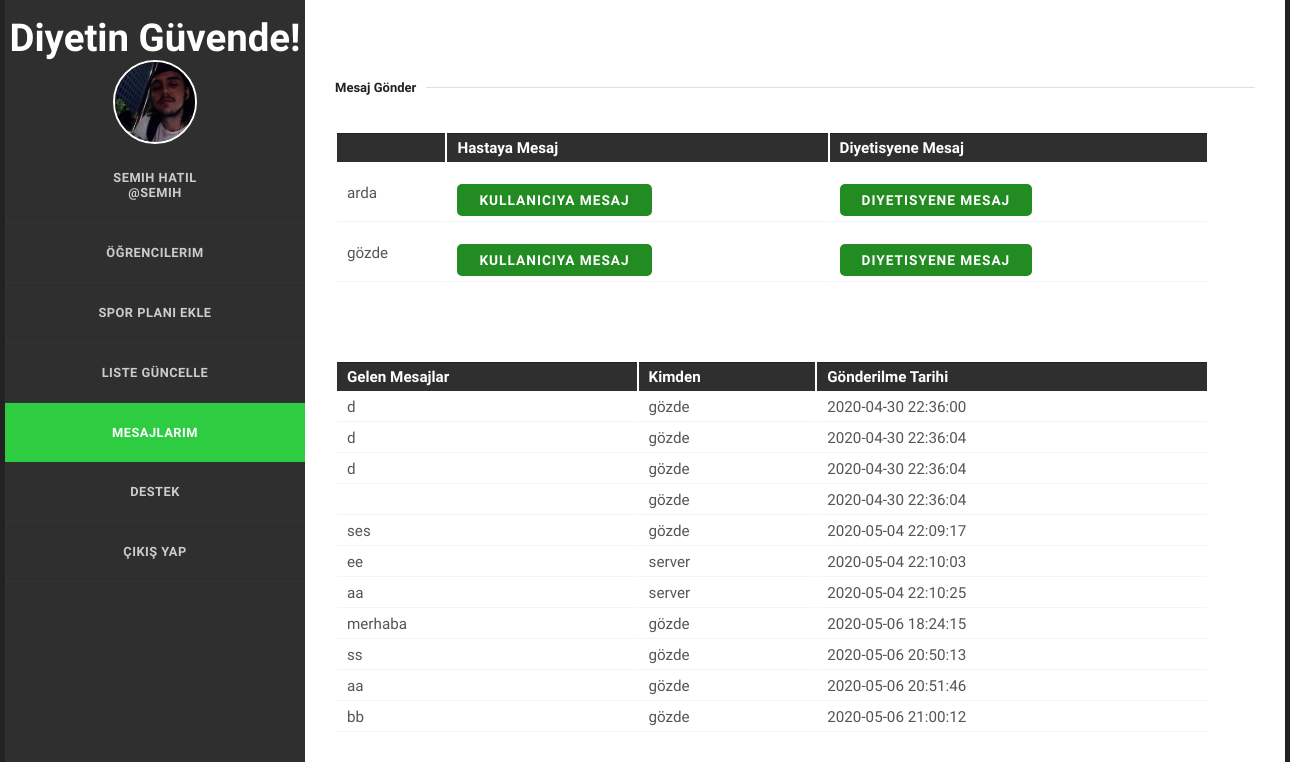
/Koc/koc-mesajlari.php (signed in), run on the app's committed database.
### tables this page shows
CREATE TABLE `kullanici` (
  `Id` int(11) NOT NULL,
  `CinsiyetId` int(11) NOT NULL,
  `Ad` varchar(30) NOT NULL,
  `Soyad` varchar(30) NOT NULL,
  `DogumTarih` date NOT NULL,
  `KullaniciAdi` varchar(15) NOT NULL,
  `Email` varchar(50) NOT NULL,
  `TelefonNo` varchar(15) NOT NULL,
  `Sifre` varchar(150) NOT NULL,
  `KullaniciTurId` int(11) NOT NULL,
  `pfoto` varchar(100) DEFAULT NULL
);

CREATE TABLE `hastabilgi` (
  `Id` int(11) NOT NULL,
  `KullaniciId` int(11) NOT NULL,
  `Boy` int(11) NOT NULL,
  `Kilo` float NOT NULL,
  `YagOrani` float NOT NULL,
  `DiyetisyenId` int(11) DEFAULT NULL,
  `DiyetTabloId` int(11) DEFAULT NULL,
  `SporTabloId` int(11) DEFAULT NULL,
  `KocId` int(11) DEFAULT NULL
);

CREATE TABLE `kullanicimesaj` (
  `Id` int(11) NOT NULL,
  `GonderenId` int(11) NOT NULL,
  `AlanId` int(11) NOT NULL,
  `Mesaj` varchar(400) NOT NULL,
  `GonderilmeTarihi` datetime NOT NULL
);

### Koc/koc-mesajlari.php (the view, shortened to what this page needs)
<!doctype html>
<html>
<head>
<link rel="stylesheet" href="/css/styles.css" type="text/css" />
</head>
<body>
		<section id="body" class="width">
            <?php include "../Ortak/get-menu.php"?>
			<section id="content" class="column-right">
	    <article>
			<div class="beyaz" style="padding-top: 50px"  >
				<fieldset>
                    <legend>Mesaj Gönder</legend><br><br>
                    <table>
                        <th>
                            <th>Hastaya Mesaj</th>
                            <th>Diyetisyene Mesaj</th>
                        </th>
						<?php
                        include "../baglan.php";
                        $id = $_SESSION['Id'];
                        $query = $db->query("SELECT * FROM hastabilgi where KocId= $id", PDO::FETCH_ASSOC);
                        if ( $query->rowCount() ){
                            foreach( $query as $hastaBilgi ){
                                $kId = $hastaBilgi['KullaniciId'];
                                $diyetisyenId = $hastaBilgi['DiyetisyenId'];
                                $hastakullanici = $db->query("SELECT * FROM kullanici WHERE Id = $kId")->fetch(PDO::FETCH_ASSOC);
                                $kAdi = $hastakullanici['KullaniciAdi'];
                                $diyetisyenVarMi = false;
                                if(isset($diyetisyenId)){
                                    $diyetisyenVarMi = true;
                                }
                                print'
                                    <tr>
                                        <td>'.$kAdi.'</td>
                                        <td>
                                             <form method="GET" action="../Ortak/mesajlar.php">
                                                <input type="hidden" value="'.$kId.'" name="kullaniciId">
                                                <input type="submit" class="formbutton" value="Kullanıcıya Mesaj">
                                             </form>
                                        </td>';
                                       if($diyetisyenVarMi) {
                                           print '
                                        <td>
                                            <form method="GET" action="../Ortak/mesajlar.php">
                                                <input type="hidden" value="'.$diyetisyenId.'" name="kullaniciId">
                                                <input type="submit" class="formbutton" value="Diyetisyene Mesaj">
                                            </form>
                                        </td>';
                                       }
                                   print '
                                    </tr>
                                </form>';
                            }
                        }
                        ?>
                    </table>
				<table style="margin-top: 40px;">
					<tr>
						<th>Gelen Mesajlar</th>
						<th>Kimden</th>
					    <th>Gönderilme Tarihi</th>
					</tr>
                <?php
                    $query = $db->query("SELECT * FROM kullanicimesaj where AlanId = $id", PDO::FETCH_ASSOC);
                    if ( $query->rowCount() ){
                        foreach( $query as $mesaj ){
                            $kkId= $mesaj['GonderenId'];
                            $karsiKullanici = $db->query("SELECT * FROM kullanici WHERE Id = $kkId")->fetch(PDO::FETCH_ASSOC);
                            print '
                                <tr>
                                    <td>'.$mesaj['Mesaj'].'</td>
                                    <td>'.$karsiKullanici['KullaniciAdi'].'</td>
                                    <td>'.$mesaj['GonderilmeTarihi'].'</td>
                                </tr>
                            ';
                        }
                    }
                ?><br><br>
			</div>
		</article>
		</section>
	</section>
</body>
</html>

### Menus/koc-menu.php (shortened to what this page needs)
<?php
$username = $_SESSION["username"];
$name = $_SESSION["ad"];
$soyad = $_SESSION["soyad"];
$id = $_SESSION['Id'];
$path = $_SERVER['REQUEST_URI'];
echo '
<aside id="sidebar" class="column-left">
	<header>
		<h1><a href="#">Diyetin Güvende!</a></h1>
	</header>
	<nav id="mainnav">
  		<ul>
                  ';
                    $db = new PDO("mysql:host=localhost;dbname=diyetinguvende", "root", '');
                     $listele=$db-> query(" SELECT * FROM kullanici where Id=$id", PDO::FETCH_ASSOC);
                      if($listele->rowCount())
                     {
                        foreach ($listele as $gelenveri)
                        {
                            if(!empty($gelenveri['pfoto'])){
                            $dosyayolu="../Ortak/resimler/".$gelenveri['pfoto'];
                             echo "<center> <a href='../Ortak/kullanici-profili.php'><img src='$dosyayolu' width='80' height='80'  style='border-width:2px; border-radius:50px; border-style:solid; border-color:white;' ></center>";
                            }
                            else{
                            $dosyayolu="../Ortak/resimler/profil.png";
                            echo " <center> <a href='../Ortak/kullanici-profili.php'><img src='$dosyayolu' width='90' height='90' style='border-width:3px; border-radius:50px; border-style:solid; border-color:white;'></center>";
                            }
                        }
                    }
    if($path == "/Ortak/kullanici-profili.php")
        echo "<li class=\"selected-item\" style=\"background-color:forestgreen\"><a href=\"../Ortak/kullanici-profili.php\">$name $soyad <br>@$username</a></li>
                <li><a href=\"/Koc/koc.php\"> Öğrencilerim</a></li>
                <li><a href=\"/Koc/yeni-spor-plani.php\">Spor Planı Ekle</a></li>
                <li><a href=\"/Koc/koc-liste-guncelle.php\">Liste Güncelle</a></li>
                <li><a href=\"/Koc/koc-mesajlari.php\">Mesajlarim</a></li>
                <li ><a href=\"../Ortak/destek.php\">Destek</a></li>
                <li ><a href=\"../cikis-yap.php\">Çıkış Yap</a></li>";
    else if($path == "/Koc/koc.php")
        echo "<li><a href=\"../Ortak/kullanici-profili.php\">$name $soyad <br>@$username</a></li>
                <li class=\"selected-item\" style=\"background-color:forestgreen\"><a href=\"/Koc/koc.php\"> Öğrencilerim</a></li>
                <li ><a href=\"/Koc/yeni-spor-plani.php\">Spor Planı Ekle</a></li>
                <li><a href=\"/Koc/koc-liste-guncelle.php\">Liste Güncelle</a></li>
                <li><a href=\"/Koc/koc-mesajlari.php\">Mesajlarim</a></li>
                <li ><a href=\"../Ortak/destek.php\">Destek</a></li>
                <li ><a href=\"../cikis-yap.php\">Çıkış Yap</a></li>";
    else if($path == "/Koc/yeni-spor-plani.php")
        echo "<li><a href=\"../Ortak/kullanici-profili.php\">$name $soyad <br>@$username</a></li>
                <li><a href=\"/Koc/koc.php\"> Öğrencilerim</a></li>
                <li class=\"selected-item\" style=\"background-color:forestgreen\"><a href=\"/Koc/yeni-spor-plani.php\">Spor Planı Ekle</a></li>
                <li><a href=\"/Koc/koc-liste-guncelle.php\">Liste Güncelle</a></li>
                <li><a href=\"/Koc/koc-mesajlari.php\">Mesajlarim</a></li>
                <li ><a href=\"../Ortak/destek.php\">Destek</a></li>
                <li ><a href=\"../cikis-yap.php\">Çıkış Yap</a></li>";
    else if($path == "/Koc/koc-liste-guncelle.php")
        echo "<li><a href=\"../Ortak/kullanici-profili.php\">$name $soyad <br>@$username</a></li>
                <li><a href=\"/Koc/koc.php\"> Öğrencilerim</a></li>
                <li><a href=\"/Koc/yeni-spor-plani.php\">Spor Planı Ekle</a></li>
                <li class=\"selected-item\" style=\"background-color:forestgreen\"><a href=\"/Koc/koc-liste-guncelle.php\">Liste Güncelle</a></li>
                <li><a href=\"/Koc/koc-mesajlari.php\">Mesajlarim</a></li>
                <li ><a href=\"../Ortak/destek.php\">Destek</a></li>
                <li ><a href=\"../cikis-yap.php\">Çıkış Yap</a></li>";
    else if($path == "/Ortak/destek.php")
        echo "<li><a href=\"../Ortak/kullanici-profili.php\">$name $soyad <br>@$username</a></li>
                <li><a href=\"/Koc/koc.php\"> Öğrencilerim</a></li>
                <li><a href=\"/Koc/yeni-spor-plani.php\">Spor Planı Ekle</a></li>
                <li><a href=\"/Koc/koc-liste-guncelle.php\">Liste Güncelle</a></li>
                <li><a href=\"/Koc/koc-mesajlari.php\">Mesajlarim</a></li>
                <li class=\"selected-item\" style=\"background-color:forestgreen\"><a href=\"../Ortak/destek.php\">Destek</a></li>
                <li ><a href=\"../cikis-yap.php\">Çıkış Yap</a></li>";
    else if($path=="/Koc/koc-mesajlari.php")
        echo "<li><a href=\"../Ortak/kullanici-profili.php\">$name $soyad <br>@$username</a></li>
                <li><a href=\"/Koc/koc.php\"> Öğrencilerim</a></li>
                <li><a href=\"/Koc/yeni-spor-plani.php\">Spor Planı Ekle</a></li>
                <li><a href=\"/Koc/koc-liste-guncelle.php\">Liste Güncelle</a></li>
                <li class=\"selected-item\" style=\"background-color:forestgreen\"><a href=\"/Koc/koc-mesajlari.php\">Mesajlarim</a></li>
                <li ><a href=\"../Ortak/destek.php\">Destek</a></li>
                <li ><a href=\"../cikis-yap.php\">Çıkış Yap</a></li>";
echo '
        </ul>
	</nav>
</aside>
';?>

### css/styles.css (style rules this page uses)
body { margin:0px auto; padding:0; background: #222; font-family: 'Oxygen', 'sans-serif'; font-size: 1.0em; color:#555; }
* { margin:0; padding:0; }
table { width:95%; text-align:left; }
th, td { padding:5px 10px; }
th { color:#fff; border-top:1px solid #222; background-color:#2F2F2F; }
td { border-bottom:1px solid #f4f4f4; }
a { color:#B80000; }
fieldset { display:block; border:none; border-top:1px solid #e0e0e0; }
fieldset legend { font-weight:bold; font-size:13px; padding-right:10px; color:#222; }
fieldset form { padding-top:15px; }
fieldset form input, fieldset form select, fieldset form textarea { padding:5px; color:#333333; font-size:13px; font-family:Oxygen, Arial, Helvetica, sans-serif; border:1px solid #ddd; }
fieldset form input.formbutton { border:none; background-color: forestgreen; border-radius: 5px; color: #FFFFFF; display: inline-block; font-weight: bold; padding: 8px 22px; font-size: 0.9em; letter-spacing: 1px; text-decoration: none; text-transform: uppercase; }
h1 { font-size:2.4em; }
ul, ol { margin:0 0 35px 35px; }
li { padding-bottom:5px; }
.width { width:1280px; margin: 0 auto; }
header { padding-top:15px; margin:0 auto; }
header h1 { text-align: center; font-size:2.4em; }
header h1 a, header h1 a:hover, header h1 a:visited { color: #fff; text-decoration: none; }
div.beyaz { min-height:625px; position:relative; top:15%; left:0%; }
section#body { padding: 0; background: #2f2f2f; }
section#content { width:940px; padding: 20px; background-color: #fff; }
.column-left { float:left; }
.column-right { float:right; }
aside#sidebar { width:300px; position: fixed; }
nav#mainnav ul { padding: 0; margin: 0; list-style: none; }
nav#mainnav li { padding:0; border-bottom: 1px solid #333; font-size:0.8em; }
nav#mainnav li.selected-item { border-bottom:none; }
nav#mainnav li.selected-item a, nav#mainnav li.selected-item a:hover { color:#fff; font-weight:bold; background-color:#2ECC40; }
nav#mainnav li a { color: #ccc; display: block; padding: 22px 17px; text-align: center; text-transform: uppercase; font-weight: bold; text-decoration: none; letter-spacing: 0.5px; }
article { padding: 10px 10px 30px; font-size: 0.95em; border-bottom: 1px solid #eee; }

### data on the page
kullanici: pfoto (picture)
hastabilgi: KullaniciId.KullaniciAdi "arda"
hastabilgi: KullaniciId.KullaniciAdi "gözde"
kullanicimesaj: Mesaj "d", GonderenId.KullaniciAdi "gözde", GonderilmeTarihi "2020-04-30 22:36:00"
kullanicimesaj: Mesaj "d", GonderenId.KullaniciAdi "gözde", GonderilmeTarihi "2020-04-30 22:36:04"
kullanicimesaj: Mesaj "d", GonderenId.KullaniciAdi "gözde", GonderilmeTarihi "2020-04-30 22:36:04"
kullanicimesaj: GonderenId.KullaniciAdi "gözde", GonderilmeTarihi "2020-04-30 22:36:04"
kullanicimesaj: Mesaj "ses", GonderenId.KullaniciAdi "gözde", GonderilmeTarihi "2020-05-04 22:09:17"
kullanicimesaj: Mesaj "ee", GonderenId.KullaniciAdi "server", GonderilmeTarihi "2020-05-04 22:10:03"
kullanicimesaj: Mesaj "aa", GonderenId.KullaniciAdi "server", GonderilmeTarihi "2020-05-04 22:10:25"
kullanicimesaj: Mesaj "merhaba", GonderenId.KullaniciAdi "gözde", GonderilmeTarihi "2020-05-06 18:24:15"
kullanicimesaj: Mesaj "ss", GonderenId.KullaniciAdi "gözde", GonderilmeTarihi "2020-05-06 20:50:13"
kullanicimesaj: Mesaj "aa", GonderenId.KullaniciAdi "gözde", GonderilmeTarihi "2020-05-06 20:51:46"
kullanicimesaj: Mesaj "bb", GonderenId.KullaniciAdi "gözde", GonderilmeTarihi "2020-05-06 21:00:12"

### other printed values
$name "SEMIH"
$soyad "HATIL"
$username "SEMIH"
